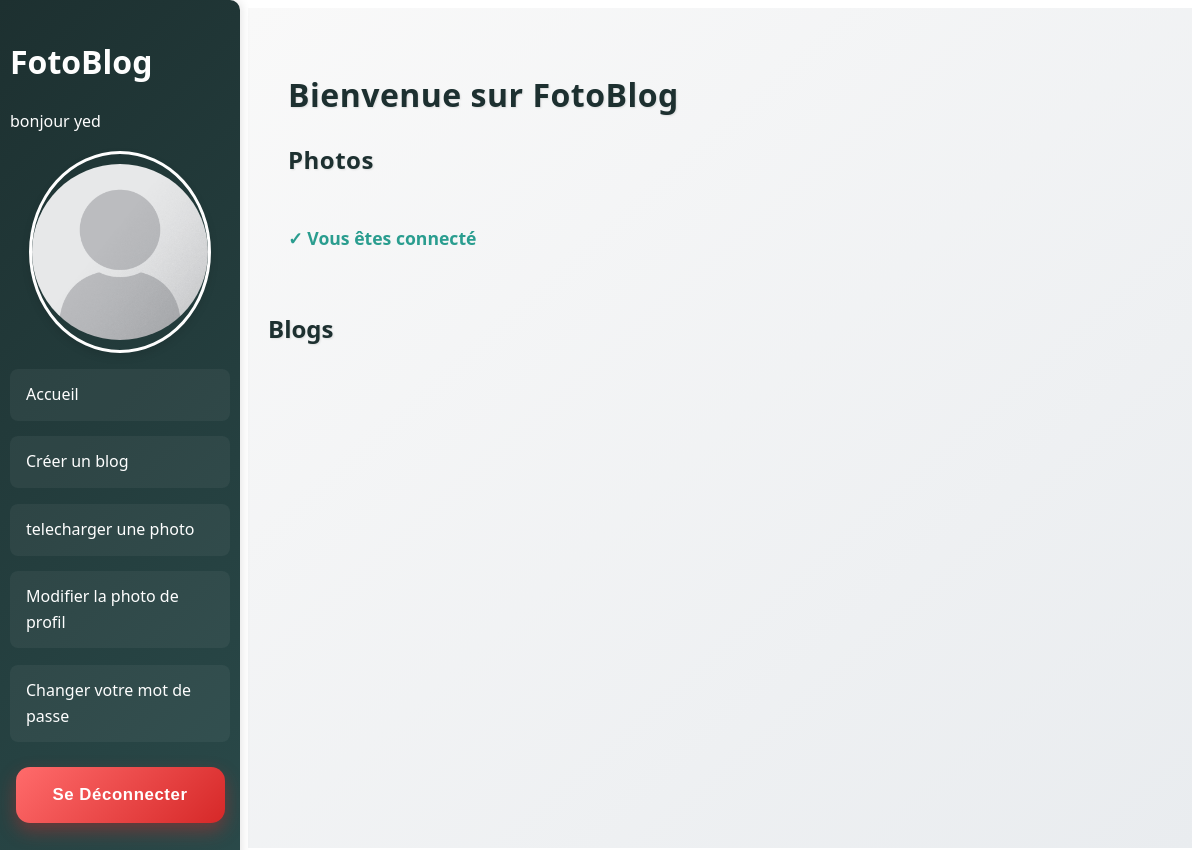
The app's page /home/ (signed in), older data.
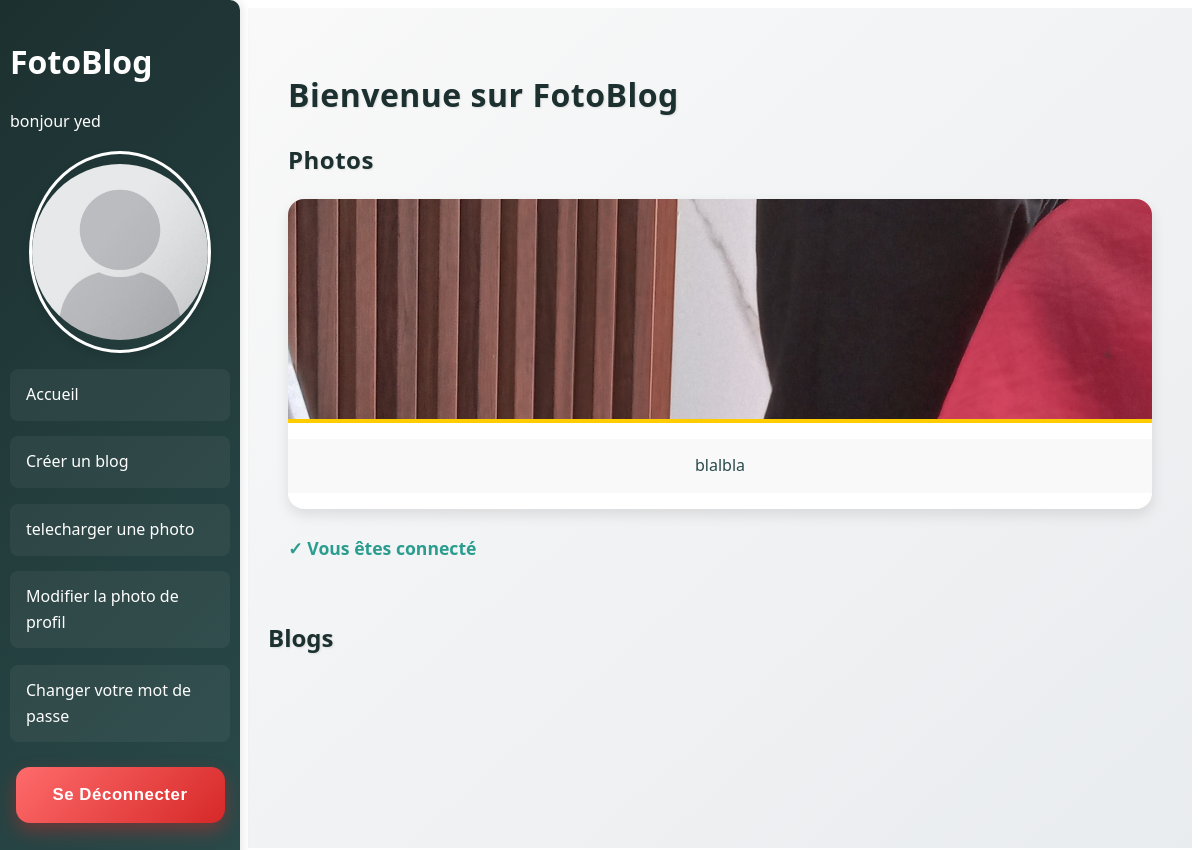
The same page, newer data.
### authentication/models.py (models this page shows)
class User(AbstractUser):
    CREATOR = 'CREATOR'
    SUBSCRIBER = 'SUBSCRIBER'
    ROLE_CHOICES = (
        (CREATOR,'Createur'),
        (SUBSCRIBER, 'Abonné')
    )
    profile_photo = models.ImageField(verbose_name='photo de profil')
    role = models.CharField(max_length=30, choices=ROLE_CHOICES, verbose_name='role')

### blog/models.py (models this page shows, shortened)
class Photo(models.Model):
    image = models.ImageField()
    caption = models.CharField(max_length=255, blank=True)
    uploader = models.ForeignKey(settings.AUTH_USER_MODEL, on_delete=models.CASCADE)
    date_created = models.DateTimeField(auto_now_add=True)

### blog/views.py (the view)
# urls.py: 2. Add a URL to urlpatterns:  path('', views.home, name='home')
@login_required
def home(request):
    photo = Photo.objects.all()
    blog = Blog.objects.all()
    return render(request, 'blog/home.html', context={'photos': photo, 'blogs': blog})

### blog/templates/blog/home.html (shortened to what this page needs)
{% extends 'base.html' %}
{% block content %}
    <div class="container">
        <h1>Bienvenue sur FotoBlog</h1>
        <section class="photos-section">
            <h2>Photos</h2>
            <div class="photos-grid">
                {% for photo in photos %}
                    <div class="photo-card">
                        <img src="{{ photo.image.url }}" alt="{{ photo.caption }}" class="photo-image">
                        <p class="photo-caption">{{ photo.caption }}</p>
                    </div>
                {% endfor %}
            </div>
        </section>
        <p class="status">✓ Vous êtes connecté</p>
    </div>
    <h2>Blogs</h2>
    <div class="grid-container">
    </div>
{% endblock %}

### templates/base.html (shortened to what this page needs)
{% load static %}
<!DOCTYPE html>
<html lang="en">
<head>
    <link rel="stylesheet" href="{% static 'css/style.css' %}">
</head>
<body>
    {% if user.is_authenticated %}
    <div class="sidebar">
    <h1>FotoBlog</h1>
        <p>bonjour  {{ request.user }}</p>
        {% if user.profile_photo %}
        <img src="{{ user.profile_photo.url }}" alt="Profile Photo" class="avatar">
        {% else %}
        <img src="{% static 'img/default_profile.png' %}" alt="" class="avatar">
        {% endif %}
        <p><a href="{% url 'home' %}">Accueil</a></p>
        <p><a href="{% url 'blog_create' %}">Créer un blog</a></p>
        <p><a href="{% url 'photo_upload'%}">telecharger une photo</a></p>
        <p><a href="{% url 'upload_profile_photo' %}">Modifier la photo de profil</a></p>
        <p><a href="{% url 'password_change' %}">Changer votre mot de passe</a></p>
    <p>
    <form action="{% url 'logout' %}" method="post">
        <button type="submit" class="logout-btn">Se Déconnecter</button>
    </form>
</p>
    {% endif %}
    </div>
    <div class="main">
        {% block content %}
    {% endblock %}
    </div>
</body>
</html>

Row changes from the older to the newer data that the page shows:
added Photo: image (picture), caption "blalbla"
